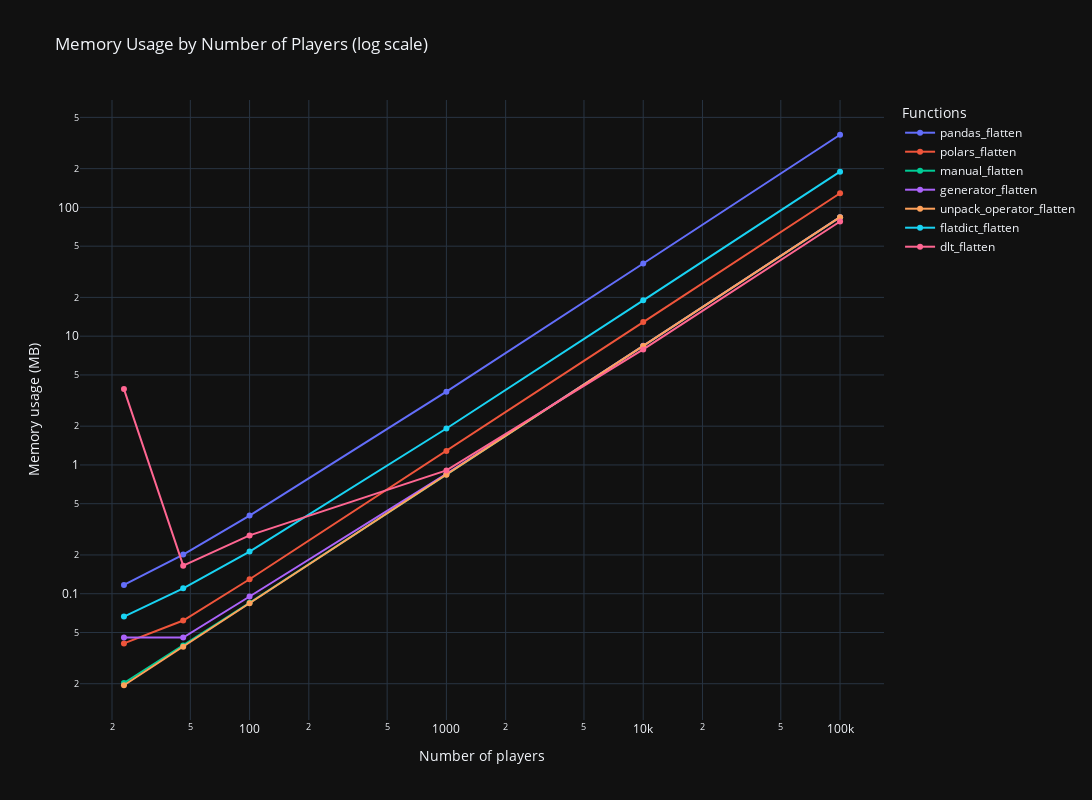

The code cell stored with this chart in its notebook:
### Markdown cell above
## Memory usage

### Code cell
import plotly.express as px
import pandas as pd

# Assuming all_data is your DataFrame with columns: function, num_players, memory_in_mb
df = all_data.df()

# Create a line chart
fig = px.line(
    df,
    x='num_players',
    y='memory_in_mb',
    color='function',
    markers=True,  
    title='Memory Usage by Number of Players (log scale)',
    labels=labels,
    log_x=True,
    log_y=True,
    template=template,
    height=height,
    width=width
)

fig.show()

### Figure 1 — Plotly figure (JSON) as saved in the notebook; plotly's stock layout.template omitted (floating-point values rounded to 4 significant figures)
{"data": [{"hovertemplate": "Functions=pandas_flatten<br>Number of players=%{x}<br>Memory usage (MB)=%{y}<extra></extra>", "legendgroup": "pandas_flatten", "line": {"color": "#636efa", "dash": "solid"}, "marker": {"symbol": "circle"}, "mode": "lines+markers", "name": "pandas_flatten", "orientation": "v", "showlegend": true, "type": "scatter", "x": [23, 46, 100, 1000, 10000, 100000], "xaxis": "x", "y": [0.117, 0.2013, 0.4045, 3.704, 36.69, 366.5], "yaxis": "y"}, {"hovertemplate": "Functions=polars_flatten<br>Number of players=%{x}<br>Memory usage (MB)=%{y}<extra></extra>", "legendgroup": "polars_flatten", "line": {"color": "#EF553B", "dash": "solid"}, "marker": {"symbol": "circle"}, "mode": "lines+markers", "name": "polars_flatten", "orientation": "v", "showlegend": true, "type": "scatter", "x": [23, 46, 100, 1000, 10000, 100000], "xaxis": "x", "y": [0.04115, 0.06192, 0.1296, 1.283, 12.87, 128.8], "yaxis": "y"}, {"hovertemplate": "Functions=manual_flatten<br>Number of players=%{x}<br>Memory usage (MB)=%{y}<extra></extra>", "legendgroup": "manual_flatten", "line": {"color": "#00cc96", "dash": "solid"}, "marker": {"symbol": "circle"}, "mode": "lines+markers", "name": "manual_flatten", "orientation": "v", "showlegend": true, "type": "scatter", "x": [23, 46, 100, 1000, 10000, 100000], "xaxis": "x", "y": [0.02026, 0.03962, 0.085, 0.8417, 8.406, 84.0], "yaxis": "y"}, {"hovertemplate": "Functions=generator_flatten<br>Number of players=%{x}<br>Memory usage (MB)=%{y}<extra></extra>", "legendgroup": "generator_flatten", "line": {"color": "#ab63fa", "dash": "solid"}, "marker": {"symbol": "circle"}, "mode": "lines+markers", "name": "generator_flatten", "orientation": "v", "showlegend": true, "type": "scatter", "x": [23, 46, 100, 1000, 10000, 100000], "xaxis": "x", "y": [0.04575, 0.04571, 0.09517, 0.8519, 8.416, 84.01], "yaxis": "y"}, {"hovertemplate": "Functions=unpack_operator_flatten<br>Number of players=%{x}<br>Memory usage (MB)=%{y}<extra></extra>", "legendgroup": "unpack_operator_flatten", "line": {"color": "#FFA15A", "dash": "solid"}, "marker": {"symbol": "circle"}, "mode": "lines+markers", "name": "unpack_operator_flatten", "orientation": "v", "showlegend": true, "type": "scatter", "x": [23, 46, 100, 1000, 10000, 100000], "xaxis": "x", "y": [0.01946, 0.03882, 0.0842, 0.8409, 8.405, 84.0], "yaxis": "y"}, {"hovertemplate": "Functions=flatdict_flatten<br>Number of players=%{x}<br>Memory usage (MB)=%{y}<extra></extra>", "legendgroup": "flatdict_flatten", "line": {"color": "#19d3f3", "dash": "solid"}, "marker": {"symbol": "circle"}, "mode": "lines+markers", "name": "flatdict_flatten", "orientation": "v", "showlegend": true, "type": "scatter", "x": [23, 46, 100, 1000, 10000, 100000], "xaxis": "x", "y": [0.06651, 0.1101, 0.2125, 1.919, 18.98, 189.5], "yaxis": "y"}, {"hovertemplate": "Functions=dlt_flatten<br>Number of players=%{x}<br>Memory usage (MB)=%{y}<extra></extra>", "legendgroup": "dlt_flatten", "line": {"color": "#FF6692", "dash": "solid"}, "marker": {"symbol": "circle"}, "mode": "lines+markers", "name": "dlt_flatten", "orientation": "v", "showlegend": true, "type": "scatter", "x": [23, 46, 100, 1000, 10000, 100000], "xaxis": "x", "y": [3.88, 0.1652, 0.2838, 0.9074, 7.895, 77.74], "yaxis": "y"}], "layout": {"height": 800, "legend": {"title": {"text": "Functions"}, "tracegroupgap": 0}, "title": {"text": "Memory Usage by Number of Players (log scale)"}, "width": 1200, "xaxis": {"anchor": "y", "domain": [0, 1], "title": {"text": "Number of players"}, "type": "log"}, "yaxis": {"anchor": "x", "domain": [0, 1], "title": {"text": "Memory usage (MB)"}, "type": "log"}}}
